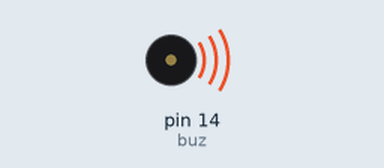
Recording of a sketch running on a simulated Arduino Uno, built with avr-gcc and run on an emulated ATmega328P. Shown: buzzer (waves = sounding).

Above: at 1.6 s.
At 9.9 s:
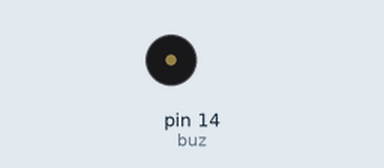
Timing chart, 0 to 11.4 s (numbered marks = the images above):
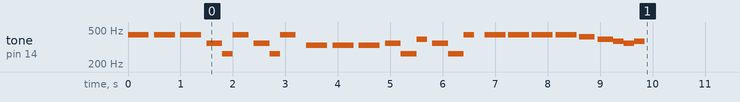

The sketch:

Musica.ino
```cpp
/*
  Desenvolvido pelo site MundoProjetado
  Código que toca música
  Basta colocar as notas da musica em ordem na variável 'musica' abaixo
  No fim das notas escreva "Fim"
  Não use acentos e escreva a primeira letra maiuscula e a segunda minuscula
  Logo depois defina, tambem, em ordem, o tempo de cada nota
  NOTAS DISPONÍVEIS:
  Do, Re, Mi, Fa, Sol, La, Si, Do#, Re#, Fa#, Sol#, La#
*/

char buz = 14;
char* musica[] = {"La","Re","Fa","Sol","La","Re", "Fa", "Sol", "Mi", "Pausa", "Sol", "Do", "Fa", "Mi", "Sol", "Do", "Fa", "Mi", "Re", "Fim"}; //Game of Thrones
int duracao[] = {700, 500, 300, 250, 250, 300, 200, 200, 700, 200, 500, 500, 200, 200, 200, 500, 200, 200, 500};
char* starwars[] = {"La","Pausa","La","Pausa","La","Pausa","Fa","Do","La","Pausa","Fa","Do","La","Pausa","Mi","Pausa","Mi","Pausa","Mi","Pausa","Fa","Do","Sol","Pausa","Fa","Do","La","Pausa","La","Pausa","La","Pausa","La","Pausa","La","Pausa","Sol#","Pausa","Sol","Fa#","Fa","Fa#","Fim"}; //Marcha Imperial
int dur[] = {400, 100, 400, 100, 400, 100, 300, 200, 300, 100, 300, 200, 300, 200, 400, 100, 400, 100, 400, 100, 300, 300, 200, 100 , 300, 300, 200, 200, 400, 50, 400, 50, 400, 50, 400, 50, 300, 50, 300, 200, 200, 200};

void setup(){
  pinMode(buz, OUTPUT);
 // tocar(musica,duracao);
 tocar(starwars,dur);
}

void loop(){
  // Não utilizado
}

void tocar(char* mus[], int tempo[]){
  int tom = 0;
  for(int i = 0; mus[i]!="Fim";i++){
    if(mus[i] == "Do") tom = 262;
    if(mus[i] == "Re") tom = 294;
    if(mus[i] == "Mi") tom = 330;
    if(mus[i] == "Fa") tom = 349;
    if(mus[i] == "Sol") tom = 392;
    if(mus[i] == "La") tom = 440;
    if(mus[i] == "Si") tom = 494;
    if(mus[i] == "Do#") tom = 528;
    if(mus[i] == "Re#") tom = 622;
    if(mus[i] == "Fa#") tom = 370;
    if(mus[i] == "Sol#") tom = 415;
    if(mus[i] == "La#") tom = 466;
    if(mus[i] == "Pausa") tom = 0;
    tone(buz, tom, tempo[i]);
    delay(tempo[i]);
  }
}
```
